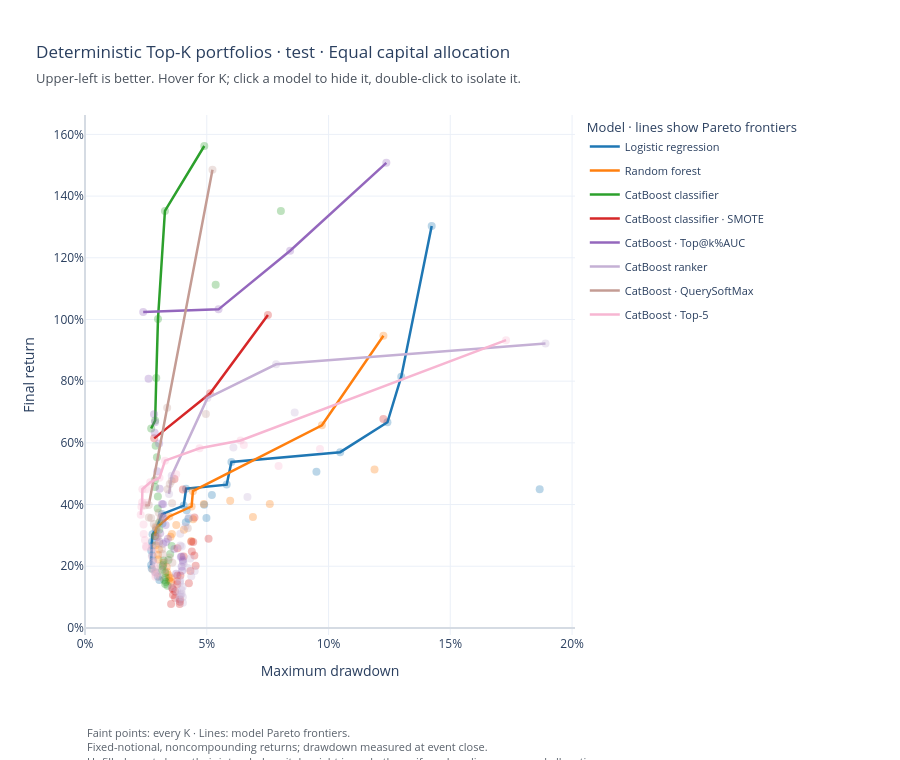

Notebook code for this chart:
### Code cell
plot_portfolio_frontiers(
    test_portfolio_frontiers.deterministic,
    sampled=False,
    dataset_type=DatasetType.TEST,
    save_path=TEST_FRONTIER_OUTPUT / "deterministic_frontiers.html",
).show(renderer="plotly_mimetype")

### Figure 1 — Plotly figure (JSON) as saved in the notebook; plotly's stock layout.template omitted (floating-point values rounded to 4 significant figures)
{"data": [{"customdata": [["Logistic regression", 1, "Yes", "No"], ["Logistic regression", 2, "No", "No"], ["Logistic regression", 3, "Yes", "No"], ["Logistic regression", 4, "Yes", "No"], ["Logistic regression", 5, "Yes", "No"], ["Logistic regression", 6, "No", "No"], ["Logistic regression", 7, "Yes", "No"], ["Logistic regression", 8, "Yes", "No"], ["Logistic regression", 9, "No", "No"], ["Logistic regression", 10, "No", "No"], ["Logistic regression", 11, "No", "No"], ["Logistic regression", 12, "Yes", "No"], ["Logistic regression", 13, "Yes", "No"], ["Logistic regression", 14, "No", "No"], ["Logistic regression", 15, "No", "No"], ["Logistic regression", 16, "No", "No"], ["Logistic regression", 17, "Yes", "No"], ["Logistic regression", 18, "No", "No"], ["Logistic regression", 19, "Yes", "No"], ["Logistic regression", 20, "Yes", "No"], ["Logistic regression", 21, "Yes", "No"], ["Logistic regression", 22, "No", "No"], ["Logistic regression", 23, "Yes", "No"], ["Logistic regression", 24, "No", "No"], ["Logistic regression", 25, "No", "No"], ["Logistic regression", 26, "Yes", "No"], ["Logistic regression", 27, "No", "No"], ["Logistic regression", 28, "No", "No"], ["Logistic regression", 29, "No", "No"], ["Logistic regression", 30, "No", "No"]], "hovertemplate": "<b>%{customdata[0]}</b><br>K=%{customdata[1]}<br>Final return: %{y:.2%}<br>Maximum drawdown: %{x:.2%}<br>Model Pareto frontier: %{customdata[2]}<br>Global Pareto frontier: %{customdata[3]}<extra></extra>", "legendgroup": "Logistic regression", "marker": {"color": "#1f77b4", "opacity": 0.3, "size": 8}, "mode": "markers", "name": "Logistic regression", "showlegend": false, "x": [0.1424, 0.1867, 0.1299, 0.1242, 0.1048, 0.09503, 0.06013, 0.05819, 0.0521, 0.04895, 0.04986, 0.0415, 0.04055, 0.04248, 0.04172, 0.0414, 0.03162, 0.03182, 0.02903, 0.02772, 0.02747, 0.02771, 0.02718, 0.02766, 0.02791, 0.02716, 0.02739, 0.02892, 0.02989, 0.03054], "y": [1.303, 0.4498, 0.8144, 0.6667, 0.5698, 0.5063, 0.538, 0.4646, 0.4308, 0.3995, 0.3563, 0.4512, 0.3966, 0.3538, 0.3812, 0.3427, 0.369, 0.3385, 0.3169, 0.3034, 0.2797, 0.2674, 0.251, 0.2351, 0.2188, 0.2041, 0.1927, 0.1801, 0.1668, 0.1555], "type": "scatter"}, {"customdata": [["Logistic regression", 26, "Yes", "No"], ["Logistic regression", 23, "Yes", "No"], ["Logistic regression", 21, "Yes", "No"], ["Logistic regression", 20, "Yes", "No"], ["Logistic regression", 19, "Yes", "No"], ["Logistic regression", 17, "Yes", "No"], ["Logistic regression", 13, "Yes", "No"], ["Logistic regression", 12, "Yes", "No"], ["Logistic regression", 8, "Yes", "No"], ["Logistic regression", 7, "Yes", "No"], ["Logistic regression", 5, "Yes", "No"], ["Logistic regression", 4, "Yes", "No"], ["Logistic regression", 3, "Yes", "No"], ["Logistic regression", 1, "Yes", "No"]], "hovertemplate": "<b>%{customdata[0]}</b><br>K=%{customdata[1]}<br>Final return: %{y:.2%}<br>Maximum drawdown: %{x:.2%}<br>Model Pareto frontier: %{customdata[2]}<br>Global Pareto frontier: %{customdata[3]}<extra></extra>", "legendgroup": "Logistic regression", "line": {"color": "#1f77b4", "width": 2.5}, "mode": "lines", "name": "Logistic regression", "showlegend": true, "x": [0.02716, 0.02718, 0.02747, 0.02772, 0.02903, 0.03162, 0.04055, 0.0415, 0.05819, 0.06013, 0.1048, 0.1242, 0.1299, 0.1424], "y": [0.2041, 0.251, 0.2797, 0.3034, 0.3169, 0.369, 0.3966, 0.4512, 0.4646, 0.538, 0.5698, 0.6667, 0.8144, 1.303], "type": "scatter"}, {"customdata": [["Random forest", 1, "Yes", "No"], ["Random forest", 2, "Yes", "No"], ["Random forest", 3, "No", "No"], ["Random forest", 4, "No", "No"], ["Random forest", 5, "No", "No"], ["Random forest", 6, "No", "No"], ["Random forest", 7, "Yes", "No"], ["Random forest", 8, "Yes", "No"], ["Random forest", 9, "No", "No"], ["Random forest", 10, "No", "No"], ["Random forest", 11, "No", "No"], ["Random forest", 12, "No", "No"], ["Random forest", 13, "Yes", "No"], ["Random forest", 14, "No", "No"], ["Random forest", 15, "No", "No"], ["Random forest", 16, "No", "No"], ["Random forest", 17, "Yes", "No"], ["Random forest", 18, "Yes", "No"], ["Random forest", 19, "No", "No"], ["Random forest", 20, "No", "No"], ["Random forest", 21, "No", "No"], ["Random forest", 22, "No", "No"], ["Random forest", 23, "No", "No"], ["Random forest", 24, "No", "No"], ["Random forest", 25, "No", "No"], ["Random forest", 26, "No", "No"], ["Random forest", 27, "No", "No"], ["Random forest", 28, "No", "No"], ["Random forest", 29, "No", "No"], ["Random forest", 30, "No", "No"]], "hovertemplate": "<b>%{customdata[0]}</b><br>K=%{customdata[1]}<br>Final return: %{y:.2%}<br>Maximum drawdown: %{x:.2%}<br>Model Pareto frontier: %{customdata[2]}<br>Global Pareto frontier: %{customdata[3]}<extra></extra>", "legendgroup": "Random forest", "marker": {"color": "#ff7f0e", "opacity": 0.3, "size": 8}, "mode": "markers", "name": "Random forest", "showlegend": false, "x": [0.1225, 0.09729, 0.1189, 0.07588, 0.06896, 0.05962, 0.04432, 0.04377, 0.04879, 0.04439, 0.0406, 0.04367, 0.03464, 0.03747, 0.03569, 0.03512, 0.02921, 0.02884, 0.02903, 0.03036, 0.02999, 0.03012, 0.03228, 0.03354, 0.03368, 0.03432, 0.03463, 0.03456, 0.03536, 0.03511], "y": [0.9471, 0.6568, 0.5132, 0.402, 0.3593, 0.4124, 0.4435, 0.3936, 0.4014, 0.352, 0.3184, 0.2815, 0.3614, 0.3335, 0.3049, 0.2957, 0.3245, 0.2982, 0.2679, 0.2541, 0.2376, 0.2217, 0.2112, 0.1975, 0.1811, 0.1713, 0.1614, 0.1532, 0.149, 0.1633], "type": "scatter"}, {"customdata": [["Random forest", 18, "Yes", "No"], ["Random forest", 17, "Yes", "No"], ["Random forest", 13, "Yes", "No"], ["Random forest", 8, "Yes", "No"], ["Random forest", 7, "Yes", "No"], ["Random forest", 2, "Yes", "No"], ["Random forest", 1, "Yes", "No"]], "hovertemplate": "<b>%{customdata[0]}</b><br>K=%{customdata[1]}<br>Final return: %{y:.2%}<br>Maximum drawdown: %{x:.2%}<br>Model Pareto frontier: %{customdata[2]}<br>Global Pareto frontier: %{customdata[3]}<extra></extra>", "legendgroup": "Random forest", "line": {"color": "#ff7f0e", "width": 2.5}, "mode": "lines", "name": "Random forest", "showlegend": true, "x": [0.02884, 0.02921, 0.03464, 0.04377, 0.04432, 0.09729, 0.1225], "y": [0.2982, 0.3245, 0.3614, 0.3936, 0.4435, 0.6568, 0.9471], "type": "scatter"}, {"customdata": [["CatBoost classifier", 1, "No", "No"], ["CatBoost classifier", 2, "Yes", "Yes"], ["CatBoost classifier", 3, "No", "No"], ["CatBoost classifier", 4, "Yes", "Yes"], ["CatBoost classifier", 5, "Yes", "No"], ["CatBoost classifier", 6, "Yes", "No"], ["CatBoost classifier", 7, "Yes", "No"], ["CatBoost classifier", 8, "Yes", "No"], ["CatBoost classifier", 9, "No", "No"], ["CatBoost classifier", 10, "No", "No"], ["CatBoost classifier", 11, "No", "No"], ["CatBoost classifier", 12, "No", "No"], ["CatBoost classifier", 13, "No", "No"], ["CatBoost classifier", 14, "No", "No"], ["CatBoost classifier", 15, "No", "No"], ["CatBoost classifier", 16, "No", "No"], ["CatBoost classifier", 17, "No", "No"], ["CatBoost classifier", 18, "No", "No"], ["CatBoost classifier", 19, "No", "No"], ["CatBoost classifier", 20, "No", "No"], ["CatBoost classifier", 21, "No", "No"], ["CatBoost classifier", 22, "No", "No"], ["CatBoost classifier", 23, "No", "No"], ["CatBoost classifier", 24, "No", "No"], ["CatBoost classifier", 25, "No", "No"], ["CatBoost classifier", 26, "No", "No"], ["CatBoost classifier", 27, "No", "No"], ["CatBoost classifier", 28, "No", "No"], ["CatBoost classifier", 29, "No", "No"], ["CatBoost classifier", 30, "No", "No"]], "hovertemplate": "<b>%{customdata[0]}</b><br>K=%{customdata[1]}<br>Final return: %{y:.2%}<br>Maximum drawdown: %{x:.2%}<br>Model Pareto frontier: %{customdata[2]}<br>Global Pareto frontier: %{customdata[3]}<extra></extra>", "legendgroup": "CatBoost classifier", "marker": {"color": "#2ca02c", "opacity": 0.3, "size": 8}, "mode": "markers", "name": "CatBoost classifier", "showlegend": false, "x": [0.08044, 0.04898, 0.05365, 0.03283, 0.02997, 0.02926, 0.02881, 0.02717, 0.029, 0.02954, 0.0287, 0.02875, 0.02993, 0.02984, 0.03052, 0.03049, 0.02875, 0.0356, 0.03499, 0.03423, 0.03224, 0.03204, 0.03187, 0.03176, 0.03296, 0.03307, 0.03321, 0.03254, 0.03292, 0.03388], "y": [1.351, 1.562, 1.112, 1.352, 1.002, 0.8105, 0.6724, 0.6467, 0.5908, 0.5534, 0.479, 0.4567, 0.426, 0.3873, 0.3415, 0.3183, 0.2984, 0.2652, 0.2397, 0.22, 0.219, 0.2043, 0.1993, 0.1887, 0.1786, 0.1635, 0.1489, 0.1551, 0.1427, 0.1371], "type": "scatter"}, {"customdata": [["CatBoost classifier", 8, "Yes", "No"], ["CatBoost classifier", 7, "Yes", "No"], ["CatBoost classifier", 6, "Yes", "No"], ["CatBoost classifier", 5, "Yes", "No"], ["CatBoost classifier", 4, "Yes", "Yes"], ["CatBoost classifier", 2, "Yes", "Yes"]], "hovertemplate": "<b>%{customdata[0]}</b><br>K=%{customdata[1]}<br>Final return: %{y:.2%}<br>Maximum drawdown: %{x:.2%}<br>Model Pareto frontier: %{customdata[2]}<br>Global Pareto frontier: %{customdata[3]}<extra></extra>", "legendgroup": "CatBoost classifier", "line": {"color": "#2ca02c", "width": 2.5}, "mode": "lines", "name": "CatBoost classifier", "showlegend": true, "x": [0.02717, 0.02881, 0.02926, 0.02997, 0.03283, 0.04898], "y": [0.6467, 0.6724, 0.8105, 1.002, 1.352, 1.562], "type": "scatter"}, {"customdata": [["CatBoost classifier + SMOTE", 1, "No", "No"], ["CatBoost classifier + SMOTE", 2, "Yes", "No"], ["CatBoost classifier + SMOTE", 3, "Yes", "No"], ["CatBoost classifier + SMOTE", 4, "Yes", "No"], ["CatBoost classifier + SMOTE", 5, "No", "No"], ["CatBoost classifier + SMOTE", 6, "No", "No"], ["CatBoost classifier + SMOTE", 7, "No", "No"], ["CatBoost classifier + SMOTE", 8, "No", "No"], ["CatBoost classifier + SMOTE", 9, "No", "No"], ["CatBoost classifier + SMOTE", 10, "No", "No"], ["CatBoost classifier + SMOTE", 11, "No", "No"], ["CatBoost classifier + SMOTE", 12, "No", "No"], ["CatBoost classifier + SMOTE", 13, "No", "No"], ["CatBoost classifier + SMOTE", 14, "No", "No"], ["CatBoost classifier + SMOTE", 15, "No", "No"], ["CatBoost classifier + SMOTE", 16, "No", "No"], ["CatBoost classifier + SMOTE", 17, "No", "No"], ["CatBoost classifier + SMOTE", 18, "No", "No"], ["CatBoost classifier + SMOTE", 19, "No", "No"], ["CatBoost classifier + SMOTE", 20, "No", "No"], ["CatBoost classifier + SMOTE", 21, "No", "No"], ["CatBoost classifier + SMOTE", 22, "No", "No"], ["CatBoost classifier + SMOTE", 23, "No", "No"], ["CatBoost classifier + SMOTE", 24, "No", "No"], ["CatBoost classifier + SMOTE", 25, "No", "No"], ["CatBoost classifier + SMOTE", 26, "No", "No"], ["CatBoost classifier + SMOTE", 27, "No", "No"], ["CatBoost classifier + SMOTE", 28, "No", "No"], ["CatBoost classifier + SMOTE", 29, "No", "No"], ["CatBoost classifier + SMOTE", 30, "No", "No"]], "hovertemplate": "<b>%{customdata[0]}</b><br>K=%{customdata[1]}<br>Final return: %{y:.2%}<br>Maximum drawdown: %{x:.2%}<br>Model Pareto frontier: %{customdata[2]}<br>Global Pareto frontier: %{customdata[3]}<extra></extra>", "legendgroup": "CatBoost classifier + SMOTE", "marker": {"color": "#d62728", "opacity": 0.3, "size": 8}, "mode": "markers", "name": "CatBoost classifier · SMOTE", "showlegend": false, "x": [0.1225, 0.07511, 0.0514, 0.02841, 0.03674, 0.04018, 0.04495, 0.05074, 0.04446, 0.0449, 0.04367, 0.04388, 0.03799, 0.04051, 0.04543, 0.04329, 0.03798, 0.04266, 0.03917, 0.03785, 0.03786, 0.03579, 0.03611, 0.03701, 0.03613, 0.03699, 0.03905, 0.03896, 0.03889, 0.03535], "y": [0.6771, 1.014, 0.7606, 0.6146, 0.4829, 0.4486, 0.3577, 0.2894, 0.2782, 0.2347, 0.2792, 0.2474, 0.2583, 0.2319, 0.2016, 0.1847, 0.1699, 0.1445, 0.1703, 0.1516, 0.1414, 0.1291, 0.1245, 0.118, 0.1064, 0.09788, 0.09247, 0.08525, 0.07766, 0.07758], "type": "scatter"}, {"customdata": [["CatBoost classifier + SMOTE", 4, "Yes", "No"], ["CatBoost classifier + SMOTE", 3, "Yes", "No"], ["CatBoost classifier + SMOTE", 2, "Yes", "No"]], "hovertemplate": "<b>%{customdata[0]}</b><br>K=%{customdata[1]}<br>Final return: %{y:.2%}<br>Maximum drawdown: %{x:.2%}<br>Model Pareto frontier: %{customdata[2]}<br>Global Pareto frontier: %{customdata[3]}<extra></extra>", "legendgroup": "CatBoost classifier + SMOTE", "line": {"color": "#d62728", "width": 2.5}, "mode": "lines", "name": "CatBoost classifier · SMOTE", "showlegend": true, "x": [0.02841, 0.0514, 0.07511], "y": [0.6146, 0.7606, 1.014], "type": "scatter"}, {"customdata": [["CatBoost classifier + Top@k%AUC early stopping", 1, "Yes", "No"], ["CatBoost classifier + Top@k%AUC early stopping", 2, "Yes", "No"], ["CatBoost classifier + Top@k%AUC early stopping", 3, "Yes", "No"], ["CatBoost classifier + Top@k%AUC early stopping", 4, "Yes", "Yes"], ["CatBoost classifier + Top@k%AUC early stopping", 5, "No", "No"], ["CatBoost classifier + Top@k%AUC early stopping", 6, "No", "No"], ["CatBoost classifier + Top@k%AUC early stopping", 7, "No", "No"], ["CatBoost classifier + Top@k%AUC early stopping", 8, "No", "No"], ["CatBoost classifier + Top@k%AUC early stopping", 9, "No", "No"], ["CatBoost classifier + Top@k%AUC early stopping", 10, "No", "No"], ["CatBoost classifier + Top@k%AUC early stopping", 11, "No", "No"], ["CatBoost classifier + Top@k%AUC early stopping", 12, "No", "No"], ["CatBoost classifier + Top@k%AUC early stopping", 13, "No", "No"], ["CatBoost classifier + Top@k%AUC early stopping", 14, "No", "No"], ["CatBoost classifier + Top@k%AUC early stopping", 15, "No", "No"], ["CatBoost classifier + Top@k%AUC early stopping", 16, "No", "No"], ["CatBoost classifier + Top@k%AUC early stopping", 17, "No", "No"], ["CatBoost classifier + Top@k%AUC early stopping", 18, "No", "No"], ["CatBoost classifier + Top@k%AUC early stopping", 19, "No", "No"], ["CatBoost classifier + Top@k%AUC early stopping", 20, "No", "No"], ["CatBoost classifier + Top@k%AUC early stopping", 21, "No", "No"], ["CatBoost classifier + Top@k%AUC early stopping", 22, "No", "No"], ["CatBoost classifier + Top@k%AUC early stopping", 23, "No", "No"], ["CatBoost classifier + Top@k%AUC early stopping", 24, "No", "No"], ["CatBoost classifier + Top@k%AUC early stopping", 25, "No", "No"], ["CatBoost classifier + Top@k%AUC early stopping", 26, "No", "No"], ["CatBoost classifier + Top@k%AUC early stopping", 27, "No", "No"], ["CatBoost classifier + Top@k%AUC early stopping", 28, "No", "No"], ["CatBoost classifier + Top@k%AUC early stopping", 29, "No", "No"], ["CatBoost classifier + Top@k%AUC early stopping", 30, "No", "No"]], "hovertemplate": "<b>%{customdata[0]}</b><br>K=%{customdata[1]}<br>Final return: %{y:.2%}<br>Maximum drawdown: %{x:.2%}<br>Model Pareto frontier: %{customdata[2]}<br>Global Pareto frontier: %{customdata[3]}<extra></extra>", "legendgroup": "CatBoost classifier + Top@k%AUC early stopping", "marker": {"color": "#9467bd", "opacity": 0.3, "size": 8}, "mode": "markers", "name": "CatBoost · Top@k%AUC", "showlegend": false, "x": [0.1237, 0.08422, 0.05483, 0.02391, 0.0261, 0.02835, 0.02863, 0.02876, 0.03043, 0.02969, 0.03066, 0.0316, 0.03223, 0.03209, 0.03161, 0.03312, 0.03087, 0.0305, 0.02942, 0.03206, 0.03405, 0.03325, 0.03671, 0.03966, 0.04018, 0.03936, 0.04022, 0.03968, 0.03991, 0.03744], "y": [1.508, 1.223, 1.033, 1.024, 0.8081, 0.6929, 0.6331, 0.6665, 0.5977, 0.5077, 0.4516, 0.4015, 0.3578, 0.4008, 0.3611, 0.3334, 0.3071, 0.28, 0.2949, 0.2733, 0.2887, 0.2787, 0.2555, 0.2314, 0.2201, 0.2296, 0.2144, 0.1983, 0.1855, 0.1757], "type": "scatter"}, {"customdata": [["CatBoost classifier + Top@k%AUC early stopping", 4, "Yes", "Yes"], ["CatBoost classifier + Top@k%AUC early stopping", 3, "Yes", "No"], ["CatBoost classifier + Top@k%AUC early stopping", 2, "Yes", "No"], ["CatBoost classifier + Top@k%AUC early stopping", 1, "Yes", "No"]], "hovertemplate": "<b>%{customdata[0]}</b><br>K=%{customdata[1]}<br>Final return: %{y:.2%}<br>Maximum drawdown: %{x:.2%}<br>Model Pareto frontier: %{customdata[2]}<br>Global Pareto frontier: %{customdata[3]}<extra></extra>", "legendgroup": "CatBoost classifier + Top@k%AUC early stopping", "line": {"color": "#9467bd", "width": 2.5}, "mode": "lines", "name": "CatBoost · Top@k%AUC", "showlegend": true, "x": [0.02391, 0.05483, 0.08422, 0.1237], "y": [1.024, 1.033, 1.223, 1.508], "type": "scatter"}, {"customdata": [["CatBoost ranker", 1, "Yes", "No"], ["CatBoost ranker", 2, "Yes", "No"], ["CatBoost ranker", 3, "No", "No"], ["CatBoost ranker", 4, "Yes", "No"], ["CatBoost ranker", 5, "No", "No"], ["CatBoost ranker", 6, "No", "No"], ["CatBoost ranker", 7, "Yes", "No"], ["CatBoost ranker", 8, "Yes", "No"], ["CatBoost ranker", 9, "No", "No"], ["CatBoost ranker", 10, "No", "No"], ["CatBoost ranker", 11, "No", "No"], ["CatBoost ranker", 12, "No", "No"], ["CatBoost ranker", 13, "No", "No"], ["CatBoost ranker", 14, "No", "No"], ["CatBoost ranker", 15, "No", "No"], ["CatBoost ranker", 16, "No", "No"], ["CatBoost ranker", 17, "No", "No"], ["CatBoost ranker", 18, "No", "No"], ["CatBoost ranker", 19, "No", "No"], ["CatBoost ranker", 20, "No", "No"], ["CatBoost ranker", 21, "No", "No"], ["CatBoost ranker", 22, "No", "No"], ["CatBoost ranker", 23, "No", "No"], ["CatBoost ranker", 24, "No", "No"], ["CatBoost ranker", 25, "No", "No"], ["CatBoost ranker", 26, "No", "No"], ["CatBoost ranker", 27, "No", "No"], ["CatBoost ranker", 28, "No", "No"], ["CatBoost ranker", 29, "No", "No"], ["CatBoost ranker", 30, "No", "No"]], "hovertemplate": "<b>%{customdata[0]}</b><br>K=%{customdata[1]}<br>Final return: %{y:.2%}<br>Maximum drawdown: %{x:.2%}<br>Model Pareto frontier: %{customdata[2]}<br>Global Pareto frontier: %{customdata[3]}<extra></extra>", "legendgroup": "CatBoost ranker", "marker": {"color": "#c5b0d5", "opacity": 0.3, "size": 8}, "mode": "markers", "name": "CatBoost ranker", "showlegend": false, "x": [0.1891, 0.07847, 0.08611, 0.05025, 0.06094, 0.06671, 0.0356, 0.03451, 0.04263, 0.04123, 0.03912, 0.03912, 0.03972, 0.0432, 0.04055, 0.04505, 0.04218, 0.04364, 0.0391, 0.03902, 0.04008, 0.03578, 0.03781, 0.03921, 0.03964, 0.0397, 0.04017, 0.03892, 0.03858, 0.0402], "y": [0.9219, 0.8545, 0.6986, 0.7451, 0.5847, 0.4242, 0.4937, 0.4341, 0.3591, 0.3288, 0.3051, 0.2674, 0.2639, 0.2249, 0.2093, 0.1849, 0.1943, 0.1673, 0.1557, 0.147, 0.1337, 0.1324, 0.1178, 0.108, 0.1234, 0.1108, 0.1007, 0.1006, 0.0891, 0.08185], "type": "scatter"}, {"customdata": [["CatBoost ranker", 8, "Yes", "No"], ["CatBoost ranker", 7, "Yes", "No"], ["CatBoost ranker", 4, "Yes", "No"], ["CatBoost ranker", 2, "Yes", "No"], ["CatBoost ranker", 1, "Yes", "No"]], "hovertemplate": "<b>%{customdata[0]}</b><br>K=%{customdata[1]}<br>Final return: %{y:.2%}<br>Maximum drawdown: %{x:.2%}<br>Model Pareto frontier: %{customdata[2]}<br>Global Pareto frontier: %{customdata[3]}<extra></extra>", "legendgroup": "CatBoost ranker", "line": {"color": "#c5b0d5", "width": 2.5}, "mode": "lines", "name": "CatBoost ranker", "showlegend": true, "x": [0.03451, 0.0356, 0.05025, 0.07847, 0.1891], "y": [0.4341, 0.4937, 0.7451, 0.8545, 0.9219], "type": "scatter"}, {"customdata": [["CatBoost + QuerySoftMax", 1, "Yes", "No"], ["CatBoost + QuerySoftMax", 2, "No", "No"], ["CatBoost + QuerySoftMax", 3, "Yes", "No"], ["CatBoost + QuerySoftMax", 4, "No", "No"], ["CatBoost + QuerySoftMax", 5, "No", "No"], ["CatBoost + QuerySoftMax", 6, "No", "No"], ["CatBoost + QuerySoftMax", 7, "No", "No"], ["CatBoost + QuerySoftMax", 8, "No", "No"], ["CatBoost + QuerySoftMax", 9, "No", "No"], ["CatBoost + QuerySoftMax", 10, "No", "No"], ["CatBoost + QuerySoftMax", 11, "No", "No"], ["CatBoost + QuerySoftMax", 12, "Yes", "No"], ["CatBoost + QuerySoftMax", 13, "No", "No"], ["CatBoost + QuerySoftMax", 14, "Yes", "No"], ["CatBoost + QuerySoftMax", 15, "No", "No"], ["CatBoost + QuerySoftMax", 16, "No", "No"], ["CatBoost + QuerySoftMax", 17, "No", "No"], ["CatBoost + QuerySoftMax", 18, "No", "No"], ["CatBoost + QuerySoftMax", 19, "No", "No"], ["CatBoost + QuerySoftMax", 20, "No", "No"], ["CatBoost + QuerySoftMax", 21, "No", "No"], ["CatBoost + QuerySoftMax", 22, "No", "No"], ["CatBoost + QuerySoftMax", 23, "No", "No"], ["CatBoost + QuerySoftMax", 24, "No", "No"], ["CatBoost + QuerySoftMax", 25, "No", "No"], ["CatBoost + QuerySoftMax", 26, "No", "No"], ["CatBoost + QuerySoftMax", 27, "No", "No"], ["CatBoost + QuerySoftMax", 28, "No", "No"], ["CatBoost + QuerySoftMax", 29, "No", "No"], ["CatBoost + QuerySoftMax", 30, "No", "No"]], "hovertemplate": "<b>%{customdata[0]}</b><br>K=%{customdata[1]}<br>Final return: %{y:.2%}<br>Maximum drawdown: %{x:.2%}<br>Model Pareto frontier: %{customdata[2]}<br>Global Pareto frontier: %{customdata[3]}<extra></extra>", "legendgroup": "CatBoost + QuerySoftMax", "marker": {"color": "#c49c94", "opacity": 0.3, "size": 8}, "mode": "markers", "name": "CatBoost · QuerySoftMax", "showlegend": false, "x": [0.05235, 0.04965, 0.03374, 0.0356, 0.03388, 0.04221, 0.03479, 0.03576, 0.03027, 0.03113, 0.03097, 0.02619, 0.02617, 0.02474, 0.02718, 0.02825, 0.02963, 0.02897, 0.02992, 0.03047, 0.0316, 0.03188, 0.0347, 0.03589, 0.03284, 0.03101, 0.03245, 0.02779, 0.02959, 0.03079], "y": [1.486, 0.6933, 0.7139, 0.4767, 0.4496, 0.3229, 0.4668, 0.4043, 0.3737, 0.3571, 0.3491, 0.3987, 0.3581, 0.3979, 0.3565, 0.3371, 0.3214, 0.3279, 0.2956, 0.2739, 0.2554, 0.2394, 0.2286, 0.211, 0.2126, 0.2004, 0.1889, 0.1894, 0.1783, 0.1653], "type": "scatter"}, {"customdata": [["CatBoost + QuerySoftMax", 14, "Yes", "No"], ["CatBoost + QuerySoftMax", 12, "Yes", "No"], ["CatBoost + QuerySoftMax", 3, "Yes", "No"], ["CatBoost + QuerySoftMax", 1, "Yes", "No"]], "hovertemplate": "<b>%{customdata[0]}</b><br>K=%{customdata[1]}<br>Final return: %{y:.2%}<br>Maximum drawdown: %{x:.2%}<br>Model Pareto frontier: %{customdata[2]}<br>Global Pareto frontier: %{customdata[3]}<extra></extra>", "legendgroup": "CatBoost + QuerySoftMax", "line": {"color": "#c49c94", "width": 2.5}, "mode": "lines", "name": "CatBoost · QuerySoftMax", "showlegend": true, "x": [0.02474, 0.02619, 0.03374, 0.05235], "y": [0.3979, 0.3987, 0.7139, 1.486], "type": "scatter"}, {"customdata": [["CatBoost + Top-5", 1, "Yes", "No"], ["CatBoost + Top-5", 2, "No", "No"], ["CatBoost + Top-5", 3, "No", "No"], ["CatBoost + Top-5", 4, "Yes", "No"], ["CatBoost + Top-5", 5, "No", "No"], ["CatBoost + Top-5", 6, "Yes", "No"], ["CatBoost + Top-5", 7, "No", "No"], ["CatBoost + Top-5", 8, "Yes", "No"], ["CatBoost + Top-5", 9, "Yes", "No"], ["CatBoost + Top-5", 10, "Yes", "No"], ["CatBoost + Top-5", 11, "No", "No"], ["CatBoost + Top-5", 12, "No", "No"], ["CatBoost + Top-5", 13, "Yes", "Yes"], ["CatBoost + Top-5", 14, "Yes", "Yes"], ["CatBoost + Top-5", 15, "Yes", "Yes"], ["CatBoost + Top-5", 16, "Yes", "Yes"], ["CatBoost + Top-5", 17, "No", "No"], ["CatBoost + Top-5", 18, "No", "No"], ["CatBoost + Top-5", 19, "No", "No"], ["CatBoost + Top-5", 20, "No", "No"], ["CatBoost + Top-5", 21, "No", "No"], ["CatBoost + Top-5", 22, "No", "No"], ["CatBoost + Top-5", 23, "No", "No"], ["CatBoost + Top-5", 24, "No", "No"], ["CatBoost + Top-5", 25, "No", "No"], ["CatBoost + Top-5", 26, "No", "No"], ["CatBoost + Top-5", 27, "No", "No"], ["CatBoost + Top-5", 28, "No", "No"], ["CatBoost + Top-5", 29, "No", "No"], ["CatBoost + Top-5", 30, "No", "No"]], "hovertemplate": "<b>%{customdata[0]}</b><br>K=%{customdata[1]}<br>Final return: %{y:.2%}<br>Maximum drawdown: %{x:.2%}<br>Model Pareto frontier: %{customdata[2]}<br>Global Pareto frontier: %{customdata[3]}<extra></extra>", "legendgroup": "CatBoost + Top-5", "marker": {"color": "#f7b6d2", "opacity": 0.3, "size": 8}, "mode": "markers", "name": "CatBoost · Top-5", "showlegend": false, "x": [0.1729, 0.09648, 0.07947, 0.06388, 0.06522, 0.04704, 0.03746, 0.03286, 0.03059, 0.02676, 0.02523, 0.02532, 0.02356, 0.02346, 0.02316, 0.02287, 0.02403, 0.02411, 0.0246, 0.02518, 0.02501, 0.02754, 0.02797, 0.02744, 0.02809, 0.02807, 0.02857, 0.02866, 0.02905, 0.0289], "y": [0.9329, 0.5798, 0.5251, 0.6078, 0.5933, 0.5825, 0.4985, 0.5422, 0.4869, 0.4721, 0.4497, 0.4062, 0.4498, 0.4075, 0.3931, 0.3665, 0.3357, 0.3047, 0.285, 0.2606, 0.2648, 0.2597, 0.2437, 0.2314, 0.2157, 0.2078, 0.1928, 0.1808, 0.1727, 0.1658], "type": "scatter"}, {"customdata": [["CatBoost + Top-5", 16, "Yes", "Yes"], ["CatBoost + Top-5", 15, "Yes", "Yes"], ["CatBoost + Top-5", 14, "Yes", "Yes"], ["CatBoost + Top-5", 13, "Yes", "Yes"], ["CatBoost + Top-5", 10, "Yes", "No"], ["CatBoost + Top-5", 9, "Yes", "No"], ["CatBoost + Top-5", 8, "Yes", "No"], ["CatBoost + Top-5", 6, "Yes", "No"], ["CatBoost + Top-5", 4, "Yes", "No"], ["CatBoost + Top-5", 1, "Yes", "No"]], "hovertemplate": "<b>%{customdata[0]}</b><br>K=%{customdata[1]}<br>Final return: %{y:.2%}<br>Maximum drawdown: %{x:.2%}<br>Model Pareto frontier: %{customdata[2]}<br>Global Pareto frontier: %{customdata[3]}<extra></extra>", "legendgroup": "CatBoost + Top-5", "line": {"color": "#f7b6d2", "width": 2.5}, "mode": "lines", "name": "CatBoost · Top-5", "showlegend": true, "x": [0.02287, 0.02316, 0.02346, 0.02356, 0.02676, 0.03059, 0.03286, 0.04704, 0.06388, 0.1729], "y": [0.3665, 0.3931, 0.4075, 0.4498, 0.4721, 0.4869, 0.5422, 0.5825, 0.6078, 0.9329], "type": "scatter"}], "layout": {"margin": {"l": 85, "r": 325, "t": 115, "b": 125}, "title": {"subtitle": {"font": {"size": 13, "color": "#49515c"}, "text": "Upper-left is better. Hover for K; click a model to hide it, double-click to isolate it."}, "text": "Deterministic Top-K portfolios · test · Equal capital allocation", "x": 0.04}, "legend": {"title": {"text": "Model · lines show Pareto frontiers"}, "font": {"size": 11}, "x": 1.02, "y": 1, "xanchor": "left", "yanchor": "top", "groupclick": "togglegroup", "itemclick": "toggle", "itemdoubleclick": "toggleothers", "tracegroupgap": 5}, "xaxis": {"title": {"text": "Maximum drawdown"}, "tickformat": ".0%", "rangemode": "tozero", "zerolinecolor": "#d5dbe3"}, "yaxis": {"title": {"text": "Final return"}, "tickformat": ".0%", "zerolinecolor": "#d5dbe3"}, "height": 760, "autosize": true, "hovermode": "closest", "annotations": [{"align": "left", "font": {"color": "#59616b", "size": 11}, "showarrow": false, "text": "Faint points: every K · Lines: model Pareto frontiers.<br>Fixed-notional, noncompounding returns; drawdown measured at event close.<br>Unfilled assets keep their intended capital weight in cash; the uniform baseline uses equal allocation.", "x": 0, "xanchor": "left", "xref": "paper", "y": -0.17, "yanchor": "top", "yref": "paper"}]}}
